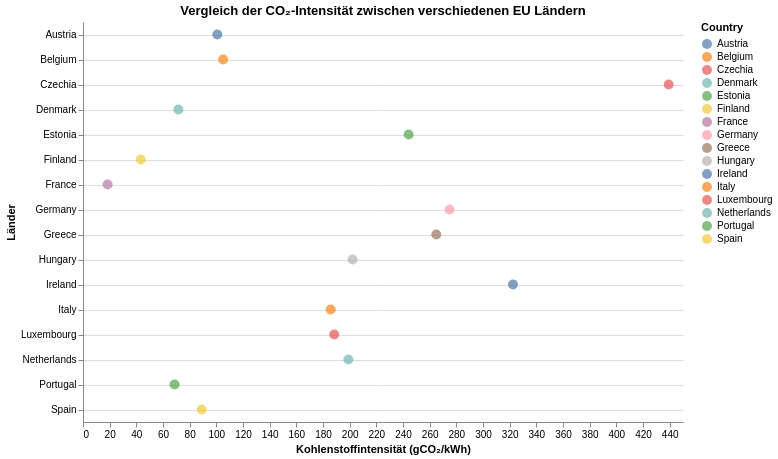

The code cell stored with this chart in its notebook:
### Markdown cell above
### Cleveland Dot Plot: Vergleich der CO₂-Intensität zwischen verschiedenen EU Ländern (nicht alle)

Hier sind im linken Teil des Grapen die Länder gut zu erkennen, die weniger CO₂ intensiv wirtschaften als die Anderen. Länder in der Mitte haben dabei einen mittleren bis hohen Verbrauch an CO₂.
Tschechien als aleiniger Spitzenreiter ist als Ausreiser zu erkennen, da kein anderes Land aus den hier verwendeten einen so hohen CO₂ ausstoß aufweist.

### Code cell
import os
        
folder_path = "DataEurop"
files = os.listdir(folder_path)
df_list = [pd.read_csv("DataEurop/" + file) for file in files]
dfCI = pd.concat(df_list, ignore_index=True)

dfCI = dfCI.rename(columns={
    "Carbon Intensity gCO₂eq/kWh (direct)": "Carbon_Intensity",
})

alt.Chart(dfCI, title="Vergleich der CO₂-Intensität zwischen verschiedenen EU Ländern").mark_point(size=100, filled=True).encode(
    alt.X('Carbon_Intensity:Q',title="Kohlenstoffintensität (gCO₂/kWh)", scale=alt.Scale(zero=False), axis=alt.Axis(grid=False)),
    alt.Y('Country:N', title='Länder', sort='ascending', axis=alt.Axis(grid=True)),
    color=alt.Color('Country:N')
).properties(
    width=600,
    height=400
).configure_view(stroke="transparent")

### Figure 1 — Vega-Lite specification as saved in the notebook (floating-point values rounded to 4 significant figures)
{"config": {"view": {"continuousWidth": 300, "continuousHeight": 300, "stroke": "transparent"}}, "data": {"name": "data-7390ae26a54156b11e4ab48d43b5011d"}, "mark": {"type": "point", "filled": true, "size": 100}, "encoding": {"color": {"field": "Country", "type": "nominal"}, "x": {"axis": {"grid": false}, "field": "Carbon_Intensity", "scale": {"zero": false}, "title": "Kohlenstoffintensität (gCO₂/kWh)", "type": "quantitative"}, "y": {"axis": {"grid": true}, "field": "Country", "sort": "ascending", "title": "Länder", "type": "nominal"}}, "height": 400, "title": "Vergleich der CO₂-Intensität zwischen verschiedenen EU Ländern", "width": 600, "$schema": "https://vega.github.io/schema/vega-lite/v5.20.1.json", "datasets": {"data-7390ae26a54156b11e4ab48d43b5011d": [{"Datetime (UTC)": "2024-01-01 00:00:00", "Country": "Austria", "Zone Name": "Austria", "Zone Id": "AT", "Carbon_Intensity": 100.7, "Carbon Intensity gCO₂eq/kWh (LCA)": 127.7, "Low Carbon Percentage": 86.2, "Renewable Percentage": 82.16, "Data Source": "entsoe.eu"}, {"Datetime (UTC)": "2024-01-01 00:00:00", "Country": "Belgium", "Zone Name": "Belgium", "Zone Id": "BE", "Carbon_Intensity": 105.1, "Carbon Intensity gCO₂eq/kWh (LCA)": 147.0, "Low Carbon Percentage": 77.9, "Renewable Percentage": 35.46, "Data Source": "entsoe.eu; Electricity Maps Estimation"}, {"Datetime (UTC)": "2024-01-01 00:00:00", "Country": "Czechia", "Zone Name": "Czechia", "Zone Id": "CZ", "Carbon_Intensity": 439.3, "Carbon Intensity gCO₂eq/kWh (LCA)": 480.4, "Low Carbon Percentage": 56.09, "Renewable Percentage": 19.88, "Data Source": "ceps.cz"}, {"Datetime (UTC)": "2024-01-01 00:00:00", "Country": "Germany", "Zone Name": "Germany", "Zone Id": "DE", "Carbon_Intensity": 274.9, "Carbon Intensity gCO₂eq/kWh (LCA)": 332.7, "Low Carbon Percentage": 66.51, "Renewable Percentage": 61.92, "Data Source": "Electricity Maps Estimation; entsoe.eu"}, {"Datetime (UTC)": "2024-01-01 00:00:00", "Country": "Denmark", "Zone Name": "East Denmark", "Zone Id": "DK-DK2", "Carbon_Intensity": 71.5, "Carbon Intensity gCO₂eq/kWh (LCA)": 130.6, "Low Carbon Percentage": 88.2, "Renewable Percentage": 76.89, "Data Source": "Electricity Maps Estimation; entsoe.eu"}, {"Datetime (UTC)": "2024-01-01 00:00:00", "Country": "Estonia", "Zone Name": "Estonia", "Zone Id": "EE", "Carbon_Intensity": 244.2, "Carbon Intensity gCO₂eq/kWh (LCA)": 293.8, "Low Carbon Percentage": 69.45, "Renewable Percentage": 54.45, "Data Source": "Electricity Maps Estimation; entsoe.eu"}, {"Datetime (UTC)": "2024-01-01 00:00:00", "Country": "Spain", "Zone Name": "Spain", "Zone Id": "ES", "Carbon_Intensity": 89.02, "Carbon Intensity gCO₂eq/kWh (LCA)": 124.9, "Low Carbon Percentage": 81.4, "Renewable Percentage": 58.74, "Data Source": "entsoe.eu"}, {"Datetime (UTC)": "2024-01-01 00:00:00", "Country": "Finland", "Zone Name": "Finland", "Zone Id": "FI", "Carbon_Intensity": 43.37, "Carbon Intensity gCO₂eq/kWh (LCA)": 75.74, "Low Carbon Percentage": 93.11, "Renewable Percentage": 55.53, "Data Source": "entsoe.eu; Electricity Maps Estimation"}, {"Datetime (UTC)": "2024-01-01 00:00:00", "Country": "France", "Zone Name": "France", "Zone Id": "FR", "Carbon_Intensity": 18.46, "Carbon Intensity gCO₂eq/kWh (LCA)": 33.45, "Low Carbon Percentage": 95.95, "Renewable Percentage": 28.48, "Data Source": "entsoe.eu; opendata.reseaux-energies.fr; Electricity Maps Estimation"}, {"Datetime (UTC)": "2024-01-01 00:00:00", "Country": "Greece", "Zone Name": "Greece", "Zone Id": "GR", "Carbon_Intensity": 265.0, "Carbon Intensity gCO₂eq/kWh (LCA)": 332.0, "Low Carbon Percentage": 50.53, "Renewable Percentage": 48.64, "Data Source": "Electricity Maps Estimation; entsoe.eu"}, {"Datetime (UTC)": "2024-01-01 00:00:00", "Country": "Hungary", "Zone Name": "Hungary", "Zone Id": "HU", "Carbon_Intensity": 202.2, "Carbon Intensity gCO₂eq/kWh (LCA)": 242.8, "Low Carbon Percentage": 71.78, "Renewable Percentage": 29.7, "Data Source": "Electricity Maps Estimation; entsoe.eu"}, {"Datetime (UTC)": "2024-01-01 00:00:00", "Country": "Ireland", "Zone Name": "Ireland", "Zone Id": "IE", "Carbon_Intensity": 322.5, "Carbon Intensity gCO₂eq/kWh (LCA)": 396.8, "Low Carbon Percentage": 45.36, "Renewable Percentage": 44.42, "Data Source": "Electricity Maps Estimation"}, {"Datetime (UTC)": "2024-01-01 00:00:00", "Country": "Italy", "Zone Name": "Central North Italy", "Zone Id": "IT-CNO", "Carbon_Intensity": 185.8, "Carbon Intensity gCO₂eq/kWh (LCA)": 248.7, "Low Carbon Percentage": 60.33, "Renewable Percentage": 55.04, "Data Source": "entsoe.eu; Electricity Maps Estimation"}, {"Datetime (UTC)": "2024-01-01 00:00:00", "Country": "Luxembourg", "Zone Name": "Luxembourg", "Zone Id": "LU", "Carbon_Intensity": 188.4, "Carbon Intensity gCO₂eq/kWh (LCA)": 250.0, "Low Carbon Percentage": 74.89, "Renewable Percentage": 64.24, "Data Source": "Electricity Maps Estimation; entsoe.eu"}, {"Datetime (UTC)": "2024-01-01 00:00:00", "Country": "Netherlands", "Zone Name": "Netherlands", "Zone Id": "NL", "Carbon_Intensity": 199.0, "Carbon Intensity gCO₂eq/kWh (LCA)": 262.8, "Low Carbon Percentage": 58.06, "Renewable Percentage": 54.25, "Data Source": "ned.nl"}, {"Datetime (UTC)": "2024-01-01 00:00:00", "Country": "Portugal", "Zone Name": "Portugal", "Zone Id": "PT", "Carbon_Intensity": 68.65, "Carbon Intensity gCO₂eq/kWh (LCA)": 104.9, "Low Carbon Percentage": 86.97, "Renewable Percentage": 81.59, "Data Source": "entsoe.eu; Electricity Maps Estimation"}]}}
